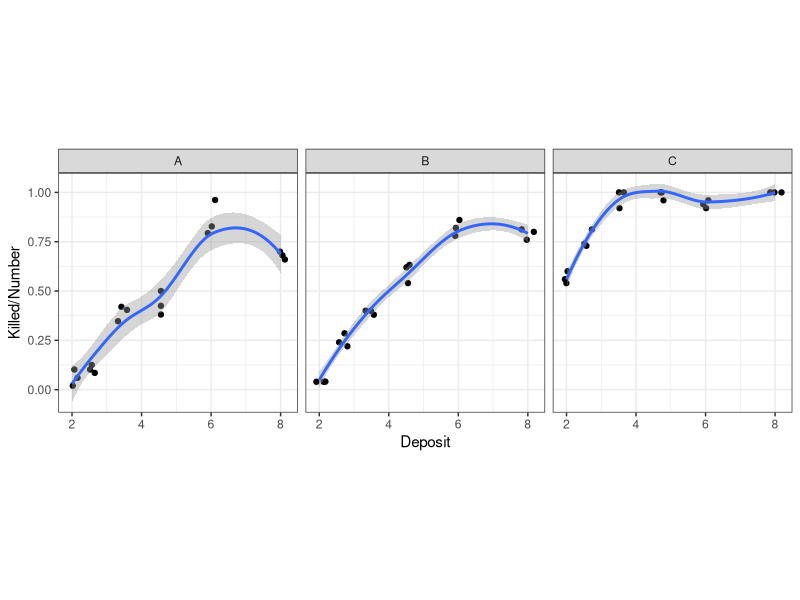
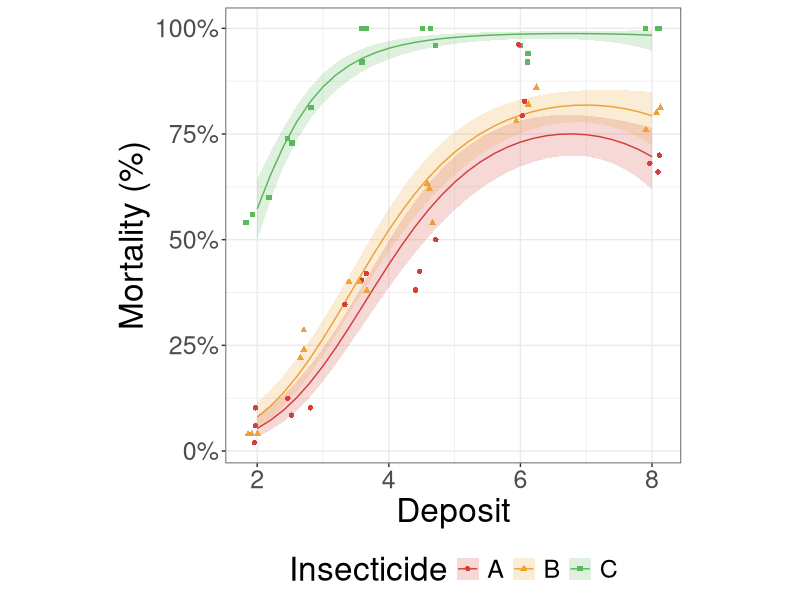
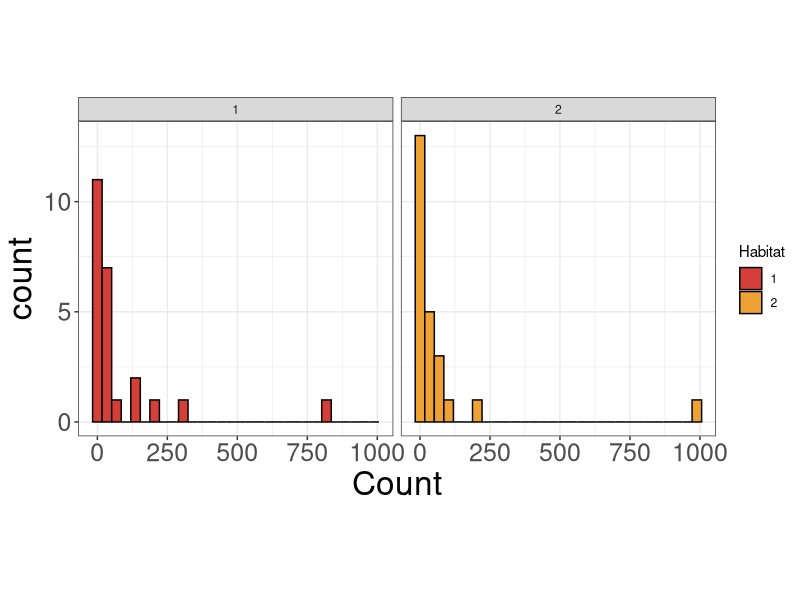
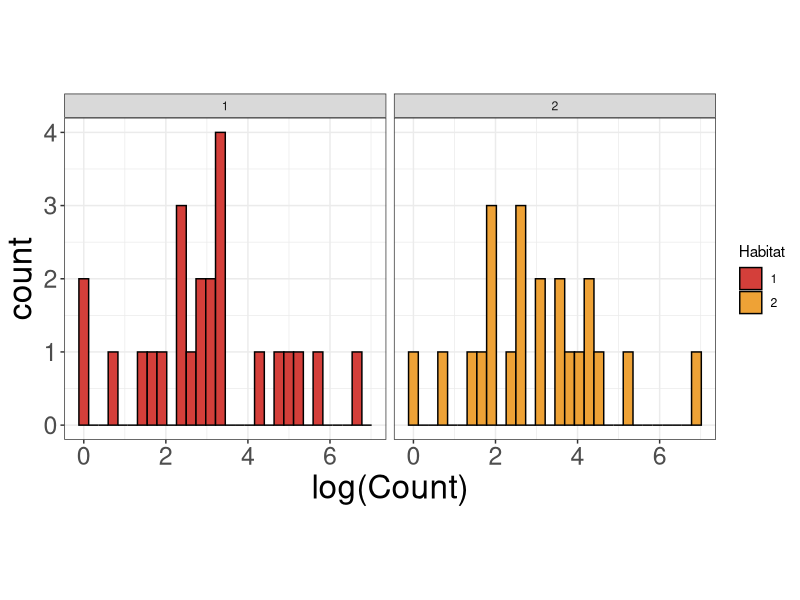
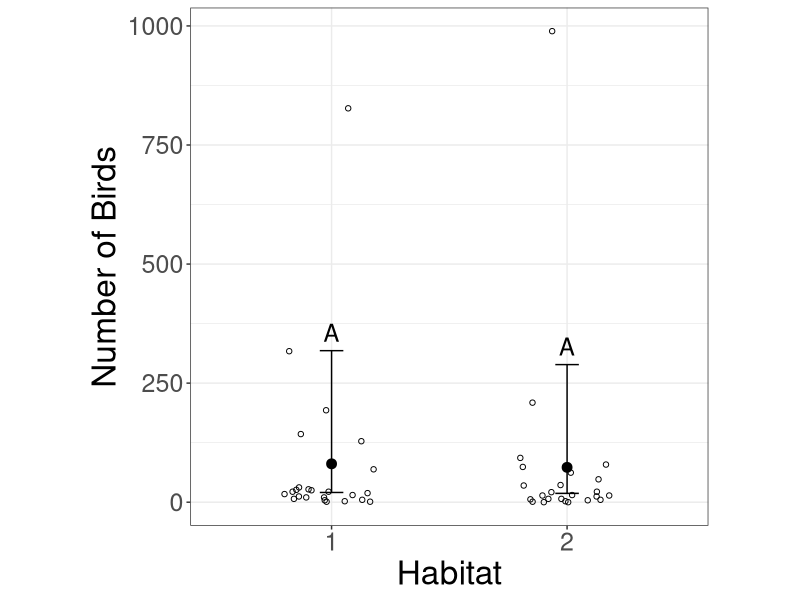

The R script that drew these images, in order:
## ---- chunk 1
options(htmltools.dir.version = FALSE)
knitr::opts_chunk$set(
	echo = FALSE,
	message = FALSE,
	warning = FALSE,
	cache = TRUE
)
library(tidyverse)
library(ggsci)
library(knitr)
library(kableExtra)
## ---- chunk 2
library('lme4')
library('emmeans')
## ---- chunk 3
insects_data <- read_csv("../data/insects.csv")
insects_data[1:4,] %>% kable()
## ---- chunk 4
factorCols <- c("Rep", "Insecticide")
insects_data[,factorCols] <- lapply(insects_data[,factorCols], factor)
summary(insects_data)
## ---- chunk 5
ggplot(data = insects_data, aes(x = Deposit, y = Killed/Number)) +
  geom_point(position = position_jitter(width = 0.2, height = 0)) +
  geom_smooth(method = "loess") +
  facet_grid(~Insecticide) +
  theme_bw() +
  theme(aspect.ratio = 1)
## ---- chunk 6
 insects_glm <- glm(Killed/Number ~ Insecticide*Deposit + Insecticide*I(Deposit^2),
     weights = Number, #<<
     data = insects_data,
     family = "binomial") #<<
car::Anova(insects_glm)
## ---- chunk 7
summary(insects_glm)
## ---- chunk 8
insects_emmeangrid <- ref_grid(insects_glm, at = list(Deposit = unique(insects_data$Deposit)))
insects_emmeans <- emmeans(insects_emmeangrid, specs =~Insecticide:Deposit, type = "response")
insects_emmeans %>% as_tibble() %>% head() %>% kable(digits = 3)
## ---- chunk 9
insects_pairs <- emmeans(insects_emmeangrid, specs =~Insecticide | Deposit, type = "response")
pairs(insects_pairs, infer = c(T,T))
## ---- chunk 10
insects_predgrid <- ref_grid(insects_glm, at = list(Deposit = seq(min(insects_data$Deposit), max(insects_data$Deposit), 0.2)))
insects_preds <- emmeans(insects_predgrid, specs =~Insecticide:Deposit, type = "response")
insects_preds %>% as_tibble() %>% head() %>% kable(digits = 3)
## ---- chunk 11
insects_preds %>%
  as_tibble() %>%
  ggplot(aes(x = Deposit, shape = Insecticide, color = Insecticide, fill = Insecticide)) +
  geom_line(aes(y = prob)) +
  geom_ribbon(aes(ymin = asymp.LCL, ymax = asymp.UCL), color = NA, alpha = 0.2) +
  geom_point(data = insects_data, aes(y = Killed/Number), position = position_jitter(width = 0.2, height = 0)) +
  theme_bw() +
  theme(aspect.ratio = 1,
        axis.text = element_text(size = 18),
        axis.title = element_text(size = 24),
        legend.text = element_text(size = 18),
        legend.title = element_text(size = 24),
        legend.position = "bottom") +
  scale_color_locuszoom() +
  scale_fill_locuszoom() +
  scale_y_continuous("Mortality (%)", labels = scales::percent)
## ---- chunk 12
birds_data <- read_csv("../data/birds.csv")
head(birds_data) %>% kable()
## ---- chunk 13
summary(birds_data)
factorCols <- c("Site", "Habitat")
birds_data[,factorCols] <- lapply(birds_data[,factorCols], factor)
summary(birds_data)
## ---- chunk 14
ggplot(data = birds_data, aes(x = Count, fill = Habitat)) +
  geom_histogram( color = "black") +
  facet_wrap(~Habitat, ncol = 2) +
  theme_bw() +
  theme(aspect.ratio = 1,
        axis.text = element_text(size = 18),
        axis.title = element_text(size = 24)) +
  scale_fill_locuszoom()
## ---- chunk 15
ggplot(data = birds_data, aes(x = log(Count), fill = Habitat)) +
  geom_histogram( color = "black") +
  facet_wrap(~Habitat, ncol = 2) +
  theme_bw() +
  theme(aspect.ratio = 1,
        axis.text = element_text(size = 18),
        axis.title = element_text(size = 24)) +
  scale_fill_locuszoom()
## ---- chunk 16
library(optimx)
birds_nb <- glmer.nb(Count ~ Habitat + (1|Site),
                     data = birds_data,
                     nAGQ = 100)
car::Anova(birds_nb)
## ---- chunk 17
summary(birds_nb)
## ---- chunk 18
birds_emmeans <- emmeans(birds_nb, specs = ~ Habitat, type = "response")

birds_emmeans %>%
  as_tibble() %>%
  kable(digits = 2)
## ---- chunk 19
pairs(birds_emmeans, infer = c(T,T))
## ---- chunk 20
library(multcomp)
library(multcompView)
library(stringr)
birds_letters <- cld(birds_emmeans, Letters = letters, alpha = 0.5) %>%
  mutate(.group = toupper(str_trim(.group)))
birds_letters %>%
  as_tibble() %>%
  kable(digits = 2)
## ---- chunk 21
birds_letters %>%
  as_tibble() %>% #<<
  ggplot(aes(x = Habitat, y = response)) +
  geom_point(size = 3) +
  geom_errorbar(aes(ymin = asymp.LCL, ymax = asymp.UCL), width = 0.1) +
  geom_text(aes(label = .group, y = asymp.UCL), vjust = -0.5, size = 6) + #<<
  geom_point(data = birds_data, aes(y = Count), shape = 1, position = position_jitter(width = 0.2, height = 0)) +
  theme_bw() +
  theme(aspect.ratio = 1,
        axis.text = element_text(size = 18),
        axis.title = element_text(size = 24)) +
  ylab("Number of Birds")
